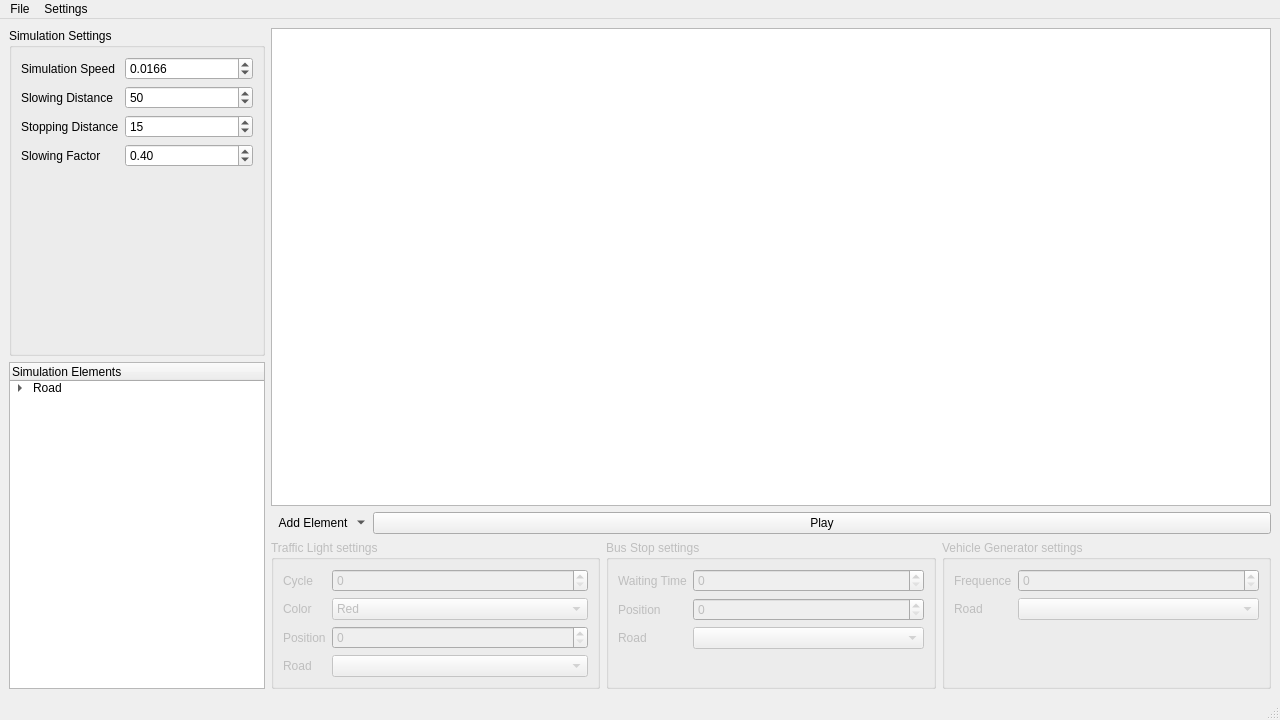
<?xml version="1.0" encoding="UTF-8"?>
<ui version="4.0">
 <class>MainWindow</class>
 <widget class="QMainWindow" name="MainWindow">
  <property name="geometry">
   <rect>
    <x>0</x>
    <y>0</y>
    <width>1280</width>
    <height>720</height>
   </rect>
  </property>
  <property name="contextMenuPolicy">
   <enum>Qt::DefaultContextMenu</enum>
  </property>
  <property name="windowTitle">
   <string>MainWindow</string>
  </property>
  <property name="documentMode">
   <bool>false</bool>
  </property>
  <widget class="QWidget" name="centralwidget">
   <layout class="QGridLayout" name="gridLayout">
    <item row="0" column="0">
     <layout class="QVBoxLayout" name="SimulationSettingsLayout">
      <item>
       <widget class="QGroupBox" name="simulationSettings">
        <property name="styleSheet">
         <string notr="true"/>
        </property>
        <property name="title">
         <string>Simulation Settings</string>
        </property>
        <layout class="QFormLayout" name="formLayout">
         <item row="0" column="0">
          <widget class="QLabel" name="simulationSpeedLabel">
           <property name="text">
            <string>Simulation Speed</string>
           </property>
          </widget>
         </item>
         <item row="0" column="1">
          <widget class="QDoubleSpinBox" name="simulationSpeedDoubleSpinBox">
           <property name="decimals">
            <number>4</number>
           </property>
           <property name="maximum">
            <double>5.000000000000000</double>
           </property>
           <property name="singleStep">
            <double>0.010000000000000</double>
           </property>
           <property name="value">
            <double>0.016600000000000</double>
           </property>
          </widget>
         </item>
         <item row="1" column="0">
          <widget class="QLabel" name="slowingDistanceLabel">
           <property name="text">
            <string>Slowing Distance</string>
           </property>
          </widget>
         </item>
         <item row="1" column="1">
          <widget class="QSpinBox" name="slowingDistanceSpinBox">
           <property name="minimum">
            <number>15</number>
           </property>
           <property name="maximum">
            <number>99</number>
           </property>
           <property name="value">
            <number>50</number>
           </property>
          </widget>
         </item>
         <item row="2" column="0">
          <widget class="QLabel" name="stoppingDistanceLabel">
           <property name="text">
            <string>Stopping Distance</string>
           </property>
          </widget>
         </item>
         <item row="2" column="1">
          <widget class="QSpinBox" name="stoppingDistanceSpinBox">
           <property name="minimum">
            <number>5</number>
           </property>
           <property name="value">
            <number>15</number>
           </property>
          </widget>
         </item>
         <item row="3" column="0">
          <widget class="QLabel" name="slowingFactorLabel">
           <property name="text">
            <string>Slowing Factor</string>
           </property>
          </widget>
         </item>
         <item row="3" column="1">
          <widget class="QDoubleSpinBox" name="slowingFactorDoubleSpinBox">
           <property name="maximum">
            <double>1.000000000000000</double>
           </property>
           <property name="singleStep">
            <double>0.010000000000000</double>
           </property>
           <property name="value">
            <double>0.400000000000000</double>
           </property>
          </widget>
         </item>
        </layout>
       </widget>
      </item>
      <item>
       <widget class="QTreeWidget" name="simulationOverview">
        <property name="sizePolicy">
         <sizepolicy hsizetype="Preferred" vsizetype="Preferred">
          <horstretch>0</horstretch>
          <verstretch>0</verstretch>
         </sizepolicy>
        </property>
        <property name="contextMenuPolicy">
         <enum>Qt::CustomContextMenu</enum>
        </property>
        <property name="tabKeyNavigation">
         <bool>true</bool>
        </property>
        <property name="alternatingRowColors">
         <bool>true</bool>
        </property>
        <property name="uniformRowHeights">
         <bool>true</bool>
        </property>
        <property name="animated">
         <bool>true</bool>
        </property>
        <property name="allColumnsShowFocus">
         <bool>false</bool>
        </property>
        <property name="wordWrap">
         <bool>false</bool>
        </property>
        <property name="columnCount">
         <number>1</number>
        </property>
        <attribute name="headerHighlightSections">
         <bool>true</bool>
        </attribute>
        <column>
         <property name="text">
          <string>Simulation Elements</string>
         </property>
        </column>
        <item>
         <property name="text">
          <string>Road</string>
         </property>
         <item>
          <property name="text">
           <string>Traffic Lights</string>
          </property>
          <item>
           <property name="text">
            <string>TrafficLight1</string>
           </property>
          </item>
         </item>
         <item>
          <property name="text">
           <string>Bus stops</string>
          </property>
          <item>
           <property name="text">
            <string>BusStop1</string>
           </property>
          </item>
         </item>
         <item>
          <property name="text">
           <string>Vehicle Generators</string>
          </property>
          <item>
           <property name="text">
            <string>Generator1</string>
           </property>
          </item>
         </item>
         <item>
          <property name="text">
           <string>Vehicles</string>
          </property>
          <item>
           <property name="text">
            <string>Vehicle1</string>
           </property>
          </item>
         </item>
        </item>
       </widget>
      </item>
     </layout>
    </item>
    <item row="0" column="1">
     <layout class="QVBoxLayout" name="RightLayout">
      <item>
       <layout class="QVBoxLayout" name="visualisationLayout">
        <item>
         <widget class="QGraphicsView" name="simulationView">
          <property name="sizePolicy">
           <sizepolicy hsizetype="Expanding" vsizetype="Expanding">
            <horstretch>0</horstretch>
            <verstretch>0</verstretch>
           </sizepolicy>
          </property>
         </widget>
        </item>
        <item>
         <layout class="QHBoxLayout" name="TimeControlLayout">
          <item>
           <widget class="QToolButton" name="addElementButton">
            <property name="text">
             <string>Add Element</string>
            </property>
            <property name="checkable">
             <bool>false</bool>
            </property>
            <property name="popupMode">
             <enum>QToolButton::MenuButtonPopup</enum>
            </property>
            <property name="toolButtonStyle">
             <enum>Qt::ToolButtonTextOnly</enum>
            </property>
            <property name="autoRaise">
             <bool>true</bool>
            </property>
           </widget>
          </item>
          <item>
           <widget class="QPushButton" name="PlayButton">
            <property name="text">
             <string>Play</string>
            </property>
           </widget>
          </item>
         </layout>
        </item>
       </layout>
      </item>
      <item>
       <layout class="QHBoxLayout" name="elementSettingsLayout">
        <item>
         <widget class="QGroupBox" name="TrafficLightSettings">
          <property name="enabled">
           <bool>false</bool>
          </property>
          <property name="styleSheet">
           <string notr="true"/>
          </property>
          <property name="title">
           <string>Traffic Light settings</string>
          </property>
          <layout class="QFormLayout" name="formLayout_3">
           <item row="0" column="0">
            <widget class="QLabel" name="cycleLabel">
             <property name="text">
              <string>Cycle</string>
             </property>
            </widget>
           </item>
           <item row="0" column="1">
            <widget class="QSpinBox" name="cycleSpinBox"/>
           </item>
           <item row="1" column="0">
            <widget class="QLabel" name="lightColorLabel">
             <property name="text">
              <string>Color</string>
             </property>
            </widget>
           </item>
           <item row="1" column="1">
            <widget class="QComboBox" name="colorComboBox">
             <item>
              <property name="text">
               <string>Red</string>
              </property>
             </item>
             <item>
              <property name="text">
               <string>Green</string>
              </property>
             </item>
            </widget>
           </item>
           <item row="2" column="0">
            <widget class="QLabel" name="LightPositionLabel">
             <property name="enabled">
              <bool>false</bool>
             </property>
             <property name="text">
              <string>Position</string>
             </property>
            </widget>
           </item>
           <item row="2" column="1">
            <widget class="QSpinBox" name="LightPositionSpinBox">
             <property name="enabled">
              <bool>false</bool>
             </property>
            </widget>
           </item>
           <item row="3" column="0">
            <widget class="QLabel" name="LightRoadLabel">
             <property name="enabled">
              <bool>false</bool>
             </property>
             <property name="text">
              <string>Road</string>
             </property>
            </widget>
           </item>
           <item row="3" column="1">
            <widget class="QComboBox" name="LightRoadComboBox">
             <property name="enabled">
              <bool>false</bool>
             </property>
            </widget>
           </item>
          </layout>
         </widget>
        </item>
        <item>
         <widget class="QGroupBox" name="BusStopSettings">
          <property name="enabled">
           <bool>false</bool>
          </property>
          <property name="title">
           <string>Bus Stop settings</string>
          </property>
          <layout class="QFormLayout" name="formLayout_4">
           <item row="0" column="0">
            <widget class="QLabel" name="waitingTimeLabel">
             <property name="text">
              <string>Waiting Time</string>
             </property>
            </widget>
           </item>
           <item row="0" column="1">
            <widget class="QSpinBox" name="waitingTimeSpinBox"/>
           </item>
           <item row="1" column="0">
            <widget class="QLabel" name="busStopPositionLabel">
             <property name="enabled">
              <bool>false</bool>
             </property>
             <property name="text">
              <string>Position</string>
             </property>
            </widget>
           </item>
           <item row="1" column="1">
            <widget class="QSpinBox" name="busPositionSpinBox">
             <property name="enabled">
              <bool>false</bool>
             </property>
            </widget>
           </item>
           <item row="2" column="0">
            <widget class="QLabel" name="BusRoadLabel">
             <property name="enabled">
              <bool>false</bool>
             </property>
             <property name="text">
              <string>Road</string>
             </property>
            </widget>
           </item>
           <item row="2" column="1">
            <widget class="QComboBox" name="BusRoadComboBox">
             <property name="enabled">
              <bool>false</bool>
             </property>
            </widget>
           </item>
          </layout>
         </widget>
        </item>
        <item>
         <widget class="QGroupBox" name="VehicleGeneratorSettings">
          <property name="enabled">
           <bool>false</bool>
          </property>
          <property name="title">
           <string>Vehicle Generator settings</string>
          </property>
          <layout class="QFormLayout" name="formLayout_5">
           <item row="0" column="0">
            <widget class="QLabel" name="frequenceLabel">
             <property name="text">
              <string>Frequence</string>
             </property>
            </widget>
           </item>
           <item row="0" column="1">
            <widget class="QSpinBox" name="frequenceSpinBox"/>
           </item>
           <item row="1" column="0">
            <widget class="QLabel" name="GeneratorRoadLabel">
             <property name="enabled">
              <bool>false</bool>
             </property>
             <property name="text">
              <string>Road</string>
             </property>
            </widget>
           </item>
           <item row="1" column="1">
            <widget class="QComboBox" name="GeneratorRoadComboBox">
             <property name="enabled">
              <bool>false</bool>
             </property>
            </widget>
           </item>
          </layout>
         </widget>
        </item>
       </layout>
      </item>
     </layout>
    </item>
   </layout>
  </widget>
  <widget class="QMenuBar" name="menubar">
   <property name="geometry">
    <rect>
     <x>0</x>
     <y>0</y>
     <width>1280</width>
     <height>24</height>
    </rect>
   </property>
   <widget class="QMenu" name="menuFile">
    <property name="title">
     <string>File</string>
    </property>
    <addaction name="actionOpen"/>
    <addaction name="actionSave"/>
    <addaction name="actionExit"/>
   </widget>
   <widget class="QMenu" name="menuSettings">
    <property name="title">
     <string>Settings</string>
    </property>
    <addaction name="actionDevelopper_Settings"/>
   </widget>
   <addaction name="menuFile"/>
   <addaction name="menuSettings"/>
  </widget>
  <widget class="QStatusBar" name="statusbar"/>
  <action name="actionOpen">
   <property name="text">
    <string>Open</string>
   </property>
   <property name="shortcut">
    <string>Ctrl+O</string>
   </property>
  </action>
  <action name="actionSave">
   <property name="text">
    <string>Save</string>
   </property>
   <property name="shortcut">
    <string>Ctrl+S</string>
   </property>
  </action>
  <action name="actionExit">
   <property name="text">
    <string>Exit</string>
   </property>
   <property name="shortcut">
    <string>Esc</string>
   </property>
  </action>
  <action name="actionDevelopper_Settings">
   <property name="checkable">
    <bool>true</bool>
   </property>
   <property name="text">
    <string>Developper Settings</string>
   </property>
   <property name="shortcut">
    <string>Ctrl+P</string>
   </property>
  </action>
 </widget>
 <resources/>
 <connections>
  <connection>
   <sender>PlayButton</sender>
   <signal>clicked()</signal>
   <receiver>MainWindow</receiver>
   <slot>playToggle()</slot>
   <hints>
    <hint type="sourcelabel">
     <x>768</x>
     <y>519</y>
    </hint>
    <hint type="destinationlabel">
     <x>352</x>
     <y>0</y>
    </hint>
   </hints>
  </connection>
  <connection>
   <sender>simulationOverview</sender>
   <signal>itemSelectionChanged()</signal>
   <receiver>MainWindow</receiver>
   <slot>enableItemSettingsSlot()</slot>
   <hints>
    <hint type="sourcelabel">
     <x>112</x>
     <y>666</y>
    </hint>
    <hint type="destinationlabel">
     <x>127</x>
     <y>0</y>
    </hint>
   </hints>
  </connection>
  <connection>
   <sender>addElementButton</sender>
   <signal>clicked()</signal>
   <receiver>addElementButton</receiver>
   <slot>showMenu()</slot>
   <hints>
    <hint type="sourcelabel">
     <x>387</x>
     <y>517</y>
    </hint>
    <hint type="destinationlabel">
     <x>387</x>
     <y>517</y>
    </hint>
   </hints>
  </connection>
 </connections>
 <slots>
  <slot>playToggleSlot()</slot>
  <slot>enableItemSettingsSlot()</slot>
 </slots>
</ui>
